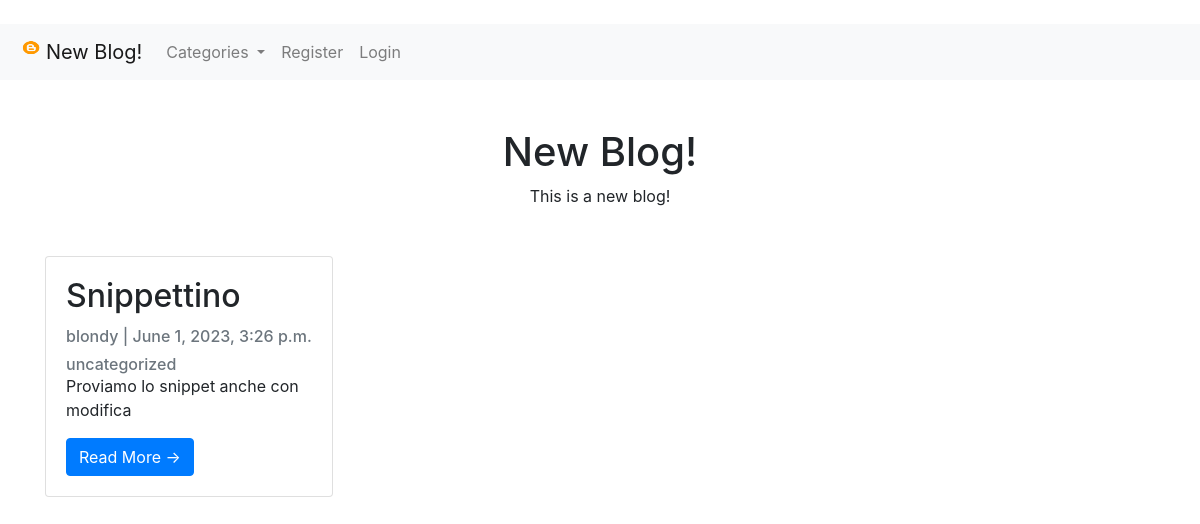
/, run on an earlier commit of the app's database.
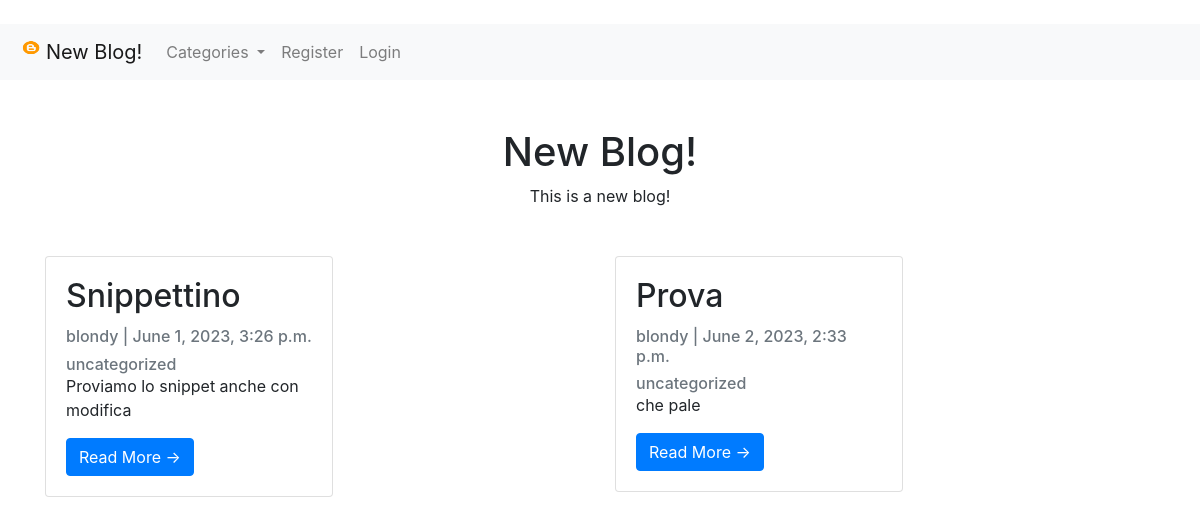
And on a later commit of the database.
### blog/models.py (models this page shows, shortened)
class Post(models.Model):
    title = models.CharField(max_length=200, unique=True)
    slug = models.SlugField(max_length=200, unique=True)
    author = models.ForeignKey(User, on_delete=models.CASCADE, related_name='blog_posts')
    updated_on = models.DateTimeField(auto_now=True)
    content = RichTextField(blank=True, null=True)
    created_on = models.DateTimeField(auto_now_add=True)
    status = models.IntegerField(choices=STATUS, default=0)
    category = models.CharField(max_length=200, default='Uncategorized')
    snippet = models.CharField(max_length=200, default='Click "Read More" to Read Blog Post')
    likes = models.ManyToManyField(User, related_name="blog_post")
    class Meta:
        ordering = ['-created_on']

### blog/views.py (the view)
# urls.py: path('', PostList.as_view(), name='home'),
class PostList(generic.ListView):
    model = Post
    template_name = 'post_list.html'
    cats = Category.objects.all()
    ordering = ['created_on']
    def get_context_data(self, *args, **kwargs):
        cat_menu = Category.objects.all()
        context = super(PostList, self).get_context_data(*args, **kwargs)
        context["cat_menu"] = cat_menu
        return context

### blog/models.py (called while the page is built)
    def __str__(self):
        return self.name

### blog/templates/post_list.html (shortened to what this page needs)
<!doctype html>
<html lang="en">
<head>
    <link href="https://cdn.jsdelivr.net/npm/bootstrap@5.0.0-beta2/dist/css/bootstrap.min.css" rel="stylesheet"
>
</head>
<br>
    {% extends 'base.html' %}
    {% block content %}
    <div class="container my-5 text-center" style="max-width:580px">
        <h1>New Blog!</h1>
        <p> This is a new blog!</p>
    </div>
    <div class="container">
        <div class="row">
            {% for post in object_list %}
                {% if user.is_authenticated and user == post.author%}
                    <div class="col-sm">
                        <div class="card" style="width: 18rem;">
                            <div class="card-body">
                                <h2 class="card-title">{{ post.title }}</h2>
                                <p class="card-text text-muted h6">{{ post.author }} | {{ post.created_on}} </p>
                                <a href="{%  url 'category' post.category|slugify %}" ><p class="card-text text-muted h6">{{ post.category }}</p></a>
                                <p class="card-text">{{post.snippet }}</p>
                                <a href="{% url 'post_detail' post.pk %}" class="btn btn-primary">Read More &rarr;</a>
                                <a href="{% url 'update_post' post.pk %}" class="btn btn-primary">Edit &rarr;</a>
                                <a href="{% url 'delete_post' post.pk %}" class="btn btn-primary">Delete &rarr;</a>
                            </div>
                        </div>
                    </div>
                {% else %}
                    {% if post.status != 0%}
                        <div class="col-sm">
                            <div class="card" style="width: 18rem;">
                                <div class="card-body">
                                    <h2 class="card-title">{{ post.title }}</h2>
                                    <p class="card-text text-muted h6">{{ post.author }} | {{ post.created_on}} </p>
                                    <a href="{%  url 'category' post.category|slugify %}" ><p class="card-text text-muted h6">{{ post.category }}</p></a>
                                    <p class="card-text">{{post.snippet }}</p>
                                    <a href="{% url 'post_detail' post.pk %}" class="btn btn-primary">Read More &rarr;</a>
                                </div>
                            </div>
                        </div>
                    {% endif %}
                {% endif %}
            {% endfor %}
        </div>
    </div>
    {% endblock %}

What changed in the data, as far as the page shows it:
added Post: title "Prova", author "blondy", created_on "June 2, 2023, 2:33 p.m.", category "uncategorized", snippet "che pale"
